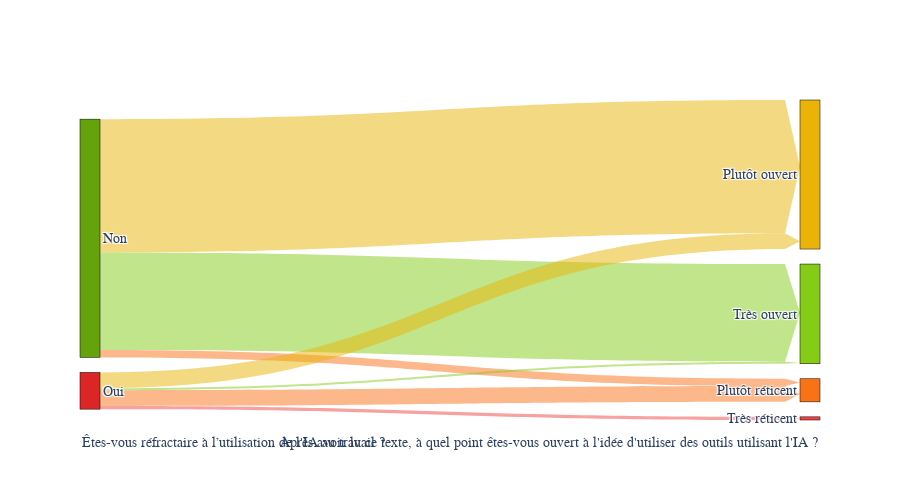

The code cell stored with this chart in its notebook:
### Markdown cell above
### 🛣️ 2.2.ter Ouverture à l\'IA avant et après la lecture du texte

### Code cell
TINT = 3
TINT_DELTA = 1

df_before_after = df_survey[['Resistance', 'Openness']].copy()

# Count the occurrences of each flow
flow_counts = df_before_after.groupby(['Resistance', 'Openness'], observed=True).size().reset_index(name='count')

# Define the nodes and links for the Sankey diagram
labels = list(pd.concat([df_before_after['Resistance'], df_before_after['Openness']]).unique())

source = flow_counts['Resistance'].apply(lambda x: labels.index(x)).tolist()
target = flow_counts['Openness'].apply(lambda x: labels.index(x)).tolist()
value = flow_counts['count'].tolist()

# Define colors for each label based on specific criteria
colors = [
    C_LIME[TINT] if label == 'Très ouvert' else
    C_YELLOW[TINT] if label == 'Plutôt ouvert' else
    C_ORANGE[TINT] if label == 'Plutôt réticent' else
    C_RED[TINT] if label == 'Très réticent' else
    C_RED[TINT+TINT_DELTA] if 'Oui' in label else
    C_LIME[TINT+TINT_DELTA] for label in labels
]

# Create a dictionary to map labels to colors with added transparency
label_to_color_rgba = {
    label: f"rgba({int(color[1:3], 16)}, {int(color[3:5], 16)}, {int(color[5:7], 16)}, 0.5)"
    for label, color in zip(labels, colors)
}

# Generate a color scale for the links based on the target node's color with transparency
link_colors_rgba = [label_to_color_rgba[labels[t]] for t in target]

# Create the Sankey diagram
fig = go.Figure(data=[go.Sankey(
    node=dict(
        pad=15,
        thickness=20,
        line=dict(color="black", width=0.5),
        label=labels,
        color=colors
    ),
    link=dict(
        source=source,
        target=target,
        value=value,
        color=link_colors_rgba,
        arrowlen=15
    )
)], layout=go.Layout(
    height=500,
    font=dict(size=F_H3),
))

# Add annotations for the question names
fig.update_layout(
    annotations=[
        dict(
            x=0,
            y=-0.1,
            xref='paper',
            yref='paper',
            text="Êtes-vous réfractaire à l’utilisation de l'IA au travail ?",
            showarrow=False,
            font=dict(size=F_H3)
        ),
        dict(
            x=1,
            y=-0.1,
            xref='paper',
            yref='paper',
            text="Après avoir lu ce texte, à quel point êtes-vous ouvert à l'idée d'utiliser des outils utilisant l'IA ?",
            showarrow=False,
            font=dict(size=F_H3)
        )
    ]
)


fig.show()

### Figure 1 — Plotly figure (JSON) as saved in the notebook; plotly's stock layout.template omitted (floating-point values rounded to 4 significant figures)
{"data": [{"link": {"arrowlen": 15, "color": ["rgba(249, 115, 22, 0.5)", "rgba(234, 179, 8, 0.5)", "rgba(132, 204, 22, 0.5)", "rgba(239, 68, 68, 0.5)", "rgba(249, 115, 22, 0.5)", "rgba(234, 179, 8, 0.5)", "rgba(132, 204, 22, 0.5)"], "source": [0, 0, 0, 1, 1, 1, 1], "target": [4, 3, 2, 5, 4, 3, 2], "value": [7, 127, 93, 3, 15, 15, 2]}, "node": {"color": ["#65a30d", "#dc2626", "#84cc16", "#eab308", "#f97316", "#ef4444"], "label": ["Non", "Oui", "Très ouvert", "Plutôt ouvert", "Plutôt réticent", "Très réticent"], "line": {"color": "black", "width": 0.5}, "pad": 15, "thickness": 20}, "type": "sankey"}], "layout": {"annotations": [{"font": {"size": 14}, "showarrow": false, "text": "Êtes-vous réfractaire à l’utilisation de l'IA au travail ?", "x": 0, "xref": "paper", "y": -0.1, "yref": "paper"}, {"font": {"size": 14}, "showarrow": false, "text": "Après avoir lu ce texte, à quel point êtes-vous ouvert à l'idée d'utiliser des outils utilisant l'IA ?", "x": 1, "xref": "paper", "y": -0.1, "yref": "paper"}], "font": {"size": 14}, "height": 500}}
